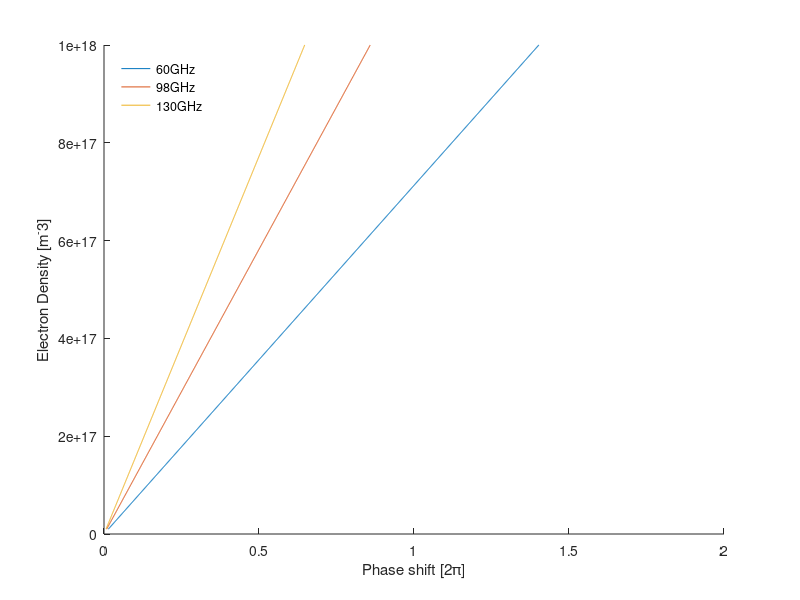

Recreate this plot in MATLAB.
close all;
clear all;

mkdir('../MatlabFigures', 'PhaseShift'); % Create save directory

%--------------------------Input Parameters-------------------------------%
f_0 = 60; % 1st beam frequency [GHz]
f_1 = 98; % 2nd beam frequency [GHz]
f_2 = 130; % 3rd beam frequency [GHz]

n_0 = 10^16; % Lower electron density
n_1 = 10^18; % Hihger electron density
%-------------------------------------------------------------------------%

c = 299792458; % The speec of light [m/s]

y = linspace(n_0,n_1,1000);
Phi0 = [];
Phi1 = [];
Phi2 = [];
for i=1:1000
    Phi0 = horzcat(Phi0, 8.416e-8*(y(i)/(f_0*10^9)));
end
for i=1:1000
    Phi1 = horzcat(Phi1, 8.416e-8*(y(i)/(f_1*10^9)));
end
for i=1:1000
    Phi2 = horzcat(Phi2, 8.416e-8*(y(i)/(f_2*10^9)));
end
l = figure; % Creates figure
hold on
p0 = plot(Phi0,y);
p1 = plot(Phi1,y);
p2 = plot(Phi2,y);
xlabel('Phase shift [2\pi]'); % x-axis label
ylabel('Electron Density [m^-3]'); % y-axis label
%title('Electron Density as function of measured phase shift'); % Figure title
lgd = legend([p0, p1, p2], ...
    {'60GHz', '98GHz', '130GHz'});% Figure legend
legend('boxoff')
legend('Location', 'northwest')
hold off
%-------------------------------------------------------------------------%


%------------------Saving figure as Encapsulated Postscript---------------%
epsfilename = 'PhaseShift.eps'; % Savename for the figure
foldername = sprintf('../MatlabFigures/PhaseShift'); % Folder path
fullfilename = fullfile(foldername, epsfilename); % Filename path
saveas(l, fullfilename, 'epsc') % Save the figure as eps
%-------------------------------------------------------------------------%

